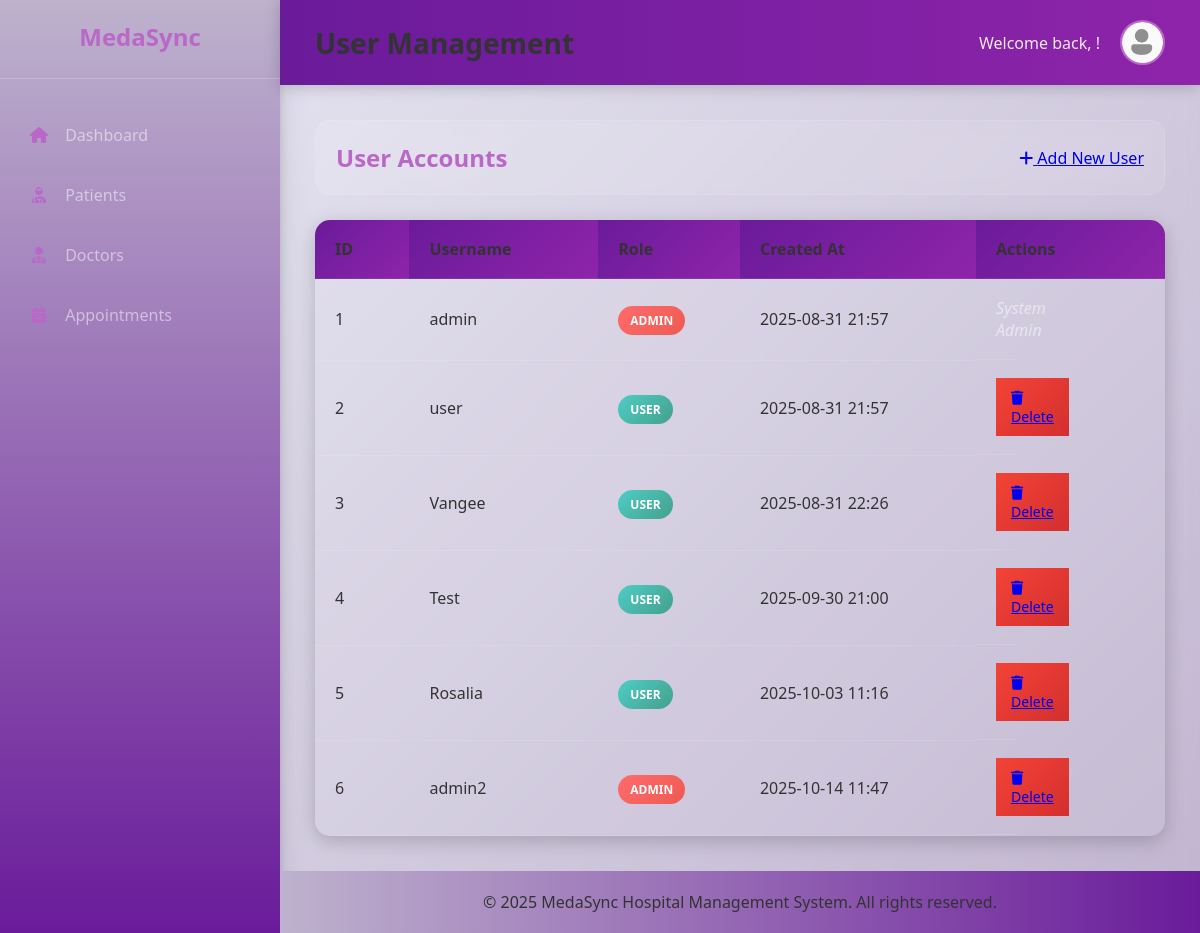
Screenshot of /users (signed in) with the database file from the repository.
### models.py (models this page shows, shortened)
class User(db.Model):
    id = db.Column(db.Integer, primary_key=True)
    username = db.Column(db.String(80), unique=True, nullable=False)
    password_hash = db.Column(db.String(120), nullable=False)
    is_admin = db.Column(db.Boolean, default=False)
    created_at = db.Column(db.DateTime, default=datetime.utcnow)

### app.py (the view)
@app.route('/users')
@admin_required
def users():
    with db.session() as session_db:
        stmt = select(User)
        users = session_db.execute(stmt).scalars().all()
    return render_template('users.html', users=users)

### app.py (called while the page is built)
def is_admin():
    if 'user_id' not in session:
        return False
    with db.session() as session_db:
        stmt = select(User).where(User.id == session['user_id'])
        user = session_db.execute(stmt).scalar_one_or_none()
        return user and user.is_admin

def admin_required(f):
    from functools import wraps
    @wraps(f)
    def decorated_function(*args, **kwargs):
        if 'user_id' not in session:
            return redirect(url_for('login'))
        if not is_admin():
            flash('Admin access required', 'error')
            return redirect(url_for('index'))
        return f(*args, **kwargs)
    return decorated_function

### templates/users.html
{% extends "base.html" %}
{% block page_title %}User Management{% endblock %}
{% block content %}
<div class="page-header">
    <h2>User Accounts</h2>
    <a href="{{ url_for('add_user') }}" class="btn btn-primary">
        <i class="fas fa-plus"></i> Add New User
    </a>
</div>
{% if users %}
<table>
    <thead>
        <tr>
            <th>ID</th>
            <th>Username</th>
            <th>Role</th>
            <th>Created At</th>
            <th>Actions</th>
        </tr>
    </thead>
    <tbody>
        {% for user in users %}
        <tr>
            <td>{{ user.id }}</td>
            <td>{{ user.username }}</td>
            <td>
                {% if user.is_admin %}
                <span class="badge admin-badge">Admin</span>
                {% else %}
                <span class="badge user-badge">User</span>
                {% endif %}
            </td>
            <td>{{ user.created_at.strftime('%Y-%m-%d %H:%M') }}</td>
            <td class="actions">
                {% if user.username != 'admin' %}
                <a href="{{ url_for('delete_user', user_id=user.id) }}" class="btn btn-sm btn-danger"
                   onclick="return confirm('Are you sure you want to delete this user?');">
                    <i class="fas fa-trash"></i> Delete
                </a>
                {% else %}
                <span class="text-muted">System Admin</span>
                {% endif %}
            </td>
        </tr>
        {% endfor %}
    </tbody>
</table>
{% else %}
    <p class="no-data">No users found.</p>
{% endif %}
{% endblock %}

### static/css/style.css (style rules this page uses)
* { margin: 0; padding: 0; box-sizing: border-box; }
:root { --primary-purple: #6a1b9a; --secondary-purple: #8e24aa; --light-purple: #ba68c8; --dark-purple: #beb2cd; --background-dark: #e8e8f4; --background-light: #861f8f; --text-dark: #333; --text-light: #333; --card-dark: #16213e; --card-light: #363434; --border-light: #e0e0e0; --border-dark: #374151; }
body { font-family: 'Segoe UI', Tahoma, Geneva, Verdana, sans-serif; background: linear-gradient(135deg, var(--background-dark) 0%, var(--dark-purple) 100%); color: var(--text-light); min-height: 100vh; }
.btn-danger { background: linear-gradient(135deg, #f44336 0%, #d32f2f 100%); }
.btn-sm { padding: 10px 15px; font-size: 14px; }
.actions { display: flex; gap: 8px; }
table { width: 100%; border-collapse: collapse; margin-top: 25px; background: rgba(255,255,255,0.05); border-radius: 15px; overflow: hidden; box-shadow: 0 5px 20px rgba(0,0,0,0.2); }
th, td { padding: 18px 20px; text-align: left; border-bottom: 1px solid rgba(255,255,255,0.1); }
th { background: linear-gradient(135deg, var(--primary-purple) 0%, var(--secondary-purple) 100%); font-weight: 600; color: var(--text-light); font-size: 16px; }
.page-header { display: flex; justify-content: space-between; align-items: center; margin-bottom: 25px; padding: 20px; background: linear-gradient(135deg, rgba(255,255,255,0.1) 0%, rgba(255,255,255,0.05) 100%); border-radius: 15px; backdrop-filter: blur(10px); border: 1px solid rgba(255,255,255,0.1); }
.page-header h2 { color: var(--light-purple); margin: 0; font-size: 24px; }
.badge { padding: 4px 8px; border-radius: 4px; font-size: 12px; font-weight: 600; }
.admin-badge { background: linear-gradient(135deg, #ff6b6b 0%, #ee5a52 100%); color: white; }
.user-badge { background: linear-gradient(135deg, #4ecdc4 0%, #44a08d 100%); color: white; }
.text-muted { color: rgba(255,255,255,0.5) !important; }
.badge { padding: 6px 12px; border-radius: 20px; font-size: 12px; font-weight: 600; text-transform: uppercase; }
.text-muted { color: rgba(255,255,255,0.5) !important; font-style: italic; }
table th:nth-child(1), table td:nth-child(1) { width: 10%; }
table th:nth-child(2), table td:nth-child(2) { width: 20%; }
table th:nth-child(3), table td:nth-child(3) { width: 15%; }
table th:nth-child(4), table td:nth-child(4) { width: 25%; }
table th:nth-child(5), table td:nth-child(5) { width: 20%; }

### rows the page displays
User: id "1", username "admin", is_admin "ADMIN", created_at "2025-08-31 21:57", shows "System Admin"
User: id "2", username "user", is_admin "USER", created_at "2025-08-31 21:57"
User: id "3", username "Vangee", is_admin "USER", created_at "2025-08-31 22:26"
User: id "4", username "Test", is_admin "USER", created_at "2025-09-30 21:00"
User: id "5", username "Rosalia", is_admin "USER", created_at "2025-10-03 11:16"
User: id "6", username "admin2", is_admin "ADMIN", created_at "2025-10-14 11:47"
